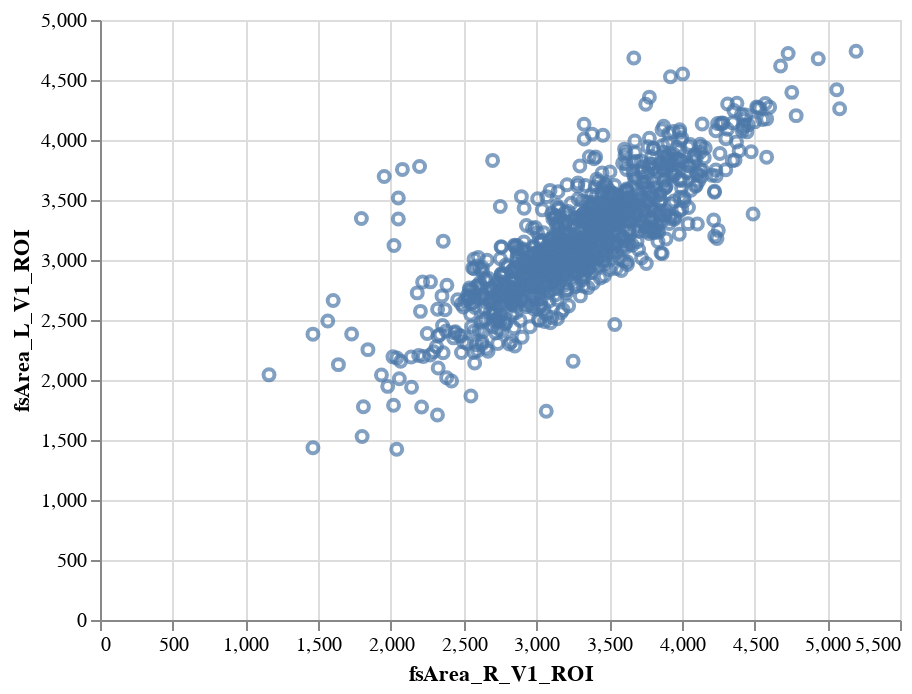

The code cell stored with this chart in its notebook:
### Code cell
chart.mark_point().encode(
    x='fsArea_R_V1_ROI',
    y='fsArea_L_V1_ROI',
).interactive()

### Figure 1 — Vega-Lite specification as saved in the notebook (floating-point values rounded to 4 significant figures; data arrays with more than 128 entries replaced by an {"elided": "..."} marker saying what was removed)
{"config": {"view": {"continuousWidth": 400, "continuousHeight": 300}}, "data": {"name": "data-651377c796f5c429a31e40a46f098c13"}, "mark": "point", "encoding": {"x": {"type": "quantitative", "field": "fsArea_R_V1_ROI"}, "y": {"type": "quantitative", "field": "fsArea_L_V1_ROI"}}, "selection": {"selector012": {"type": "interval", "bind": "scales", "encodings": ["x", "y"]}}, "$schema": "https://vega.github.io/schema/vega-lite/v4.8.1.json", "datasets": {"data-651377c796f5c429a31e40a46f098c13": {"elided": "1004 records"}}}
